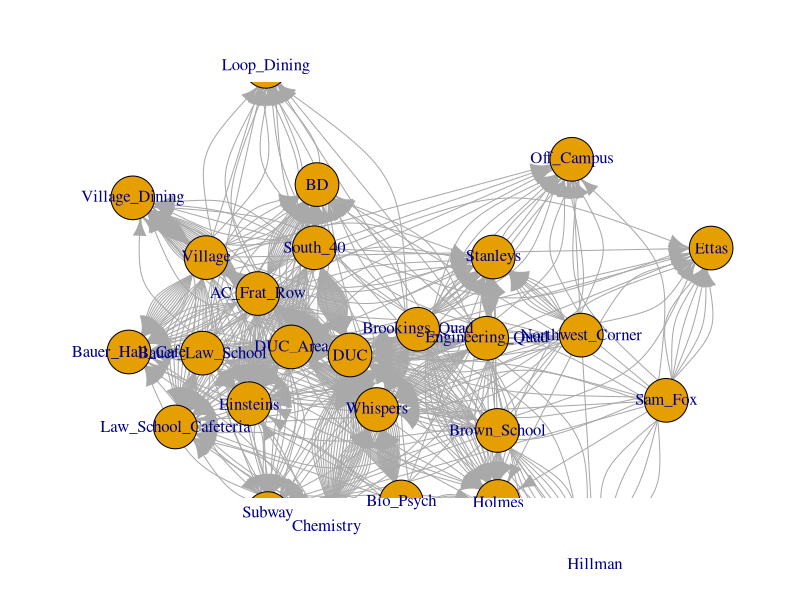
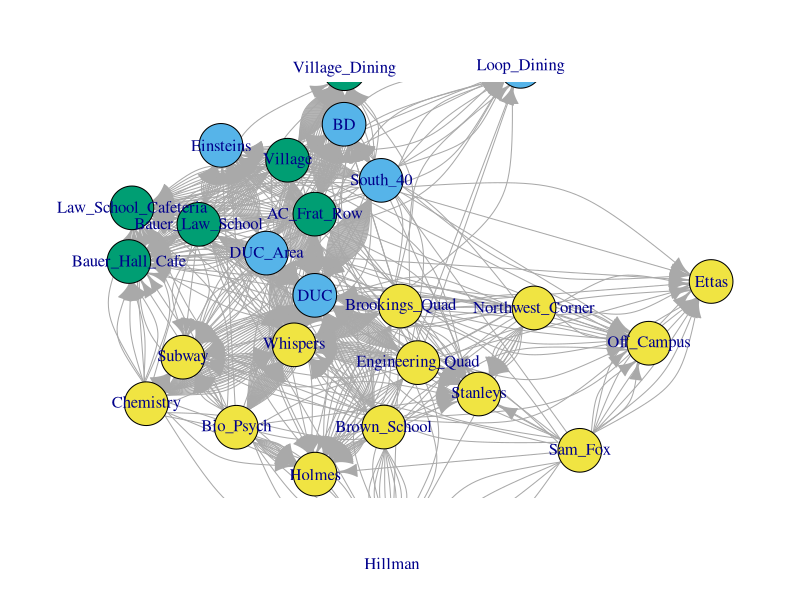

Recreate these plots in R, in order.
##### Install igraph package #####
#install.packages("igraph")
library("igraph")

##### Read in the data from csv #####
data <- read.csv("CSE-New-Data.csv", header=TRUE, sep=",")

##### Data wrangling #####
# Make the data into a data frame
df <- data.frame(data)

# Change each of the data entries into "character" type
df[] <- lapply(df, as.character)

# Create an edge_list list
edge_list <- list()

# Take the Start area -> dining area from the data frame
edges <- paste(df$Start.Area, df$Dining.Hall, sep=",", collapse=",")

# Put it into an edge list with splitting delimiter ","
edge_list <- strsplit(edges, ",")[[1]]

##### Community Detection and Graphing #####

### 1. Normal, directed graph
# Create a directed graph
g <- make_graph(edges=edge_list, directed=TRUE)

# Add edge attributes (year, school)
E(g)$year <- df$Year
E(g)$school <- df$School

# Plot the graph
plot(g, layout=layout.fruchterman.reingold.grid(g), ylim=c(-0.6,0.8), xlim=c(-1,1), asp=0)

### 2. Modularity maximazation
# Get communities based on modularity maximization
oc <- cluster_optimal(g)

# Add color on the nodes
V(g)$color <- oc$membership + 1

# Add graph layout
g <- set_graph_attr(g, "layout", layout.fruchterman.reingold.grid(g))

# Plot the graph
plot(g, ylim=c(-0.6,0.8), xlim=c(-1,1), asp=0)

### 3. Betweenness-based Clustering
# Make this graph an undirected graph so that we can use edge betweenness
ug <- make_graph(edges=edge_list, directed=FALSE)

# Get communities based on edge betweenness clustering
eb <- cluster_edge_betweenness(ug)

# Add color on the nodes
V(ug)$color <- eb$membership + 1

# Add graph layout
ug <- set_graph_attr(ug, "layout", layout.fruchterman.reingold.grid(ug))

# Plot the graph
plot(ug, rescale=FALSE, ylim=c(-0.3,1.5), xlim=c(-1.7,0.3), asp=0)
